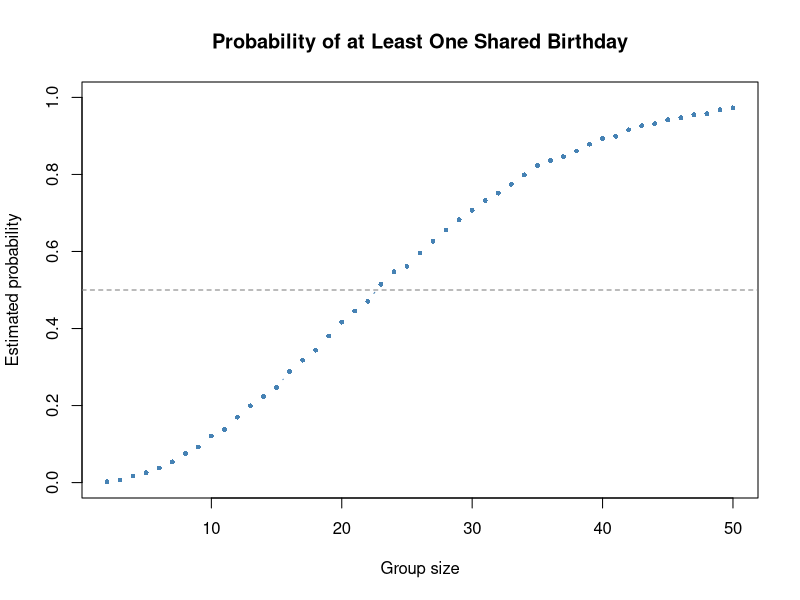

R code for this plot: (Note: this script raises an error after producing the figure.)
## ---- chunk 1
set.seed(8105)

has_shared_birthday <- function(group_size) {
  birthdays <- sample(1:365, size = group_size, replace = TRUE)
  any(duplicated(birthdays))
}

group_sizes <- 2:50
n_simulations <- 10000

birthday_results <- data.frame(
  group_size = group_sizes,
  probability = vapply(
    group_sizes,
    function(group_size) {
      mean(replicate(n_simulations, has_shared_birthday(group_size)))
    },
    numeric(1)
  )
)

plot(
  birthday_results$group_size,
  birthday_results$probability,
  type = "b",
  pch = 16,
  cex = 0.65,
  col = "steelblue",
  ylim = c(0, 1),
  xlab = "Group size",
  ylab = "Estimated probability",
  main = "Probability of at Least One Shared Birthday"
)
abline(h = 0.5, lty = 2, col = "gray50")
## ---- chunk 2
library(tidyverse)

longitudinal_data <- tibble(
  file_path = list.files(
    "data",
    pattern = "^(con|exp)_[0-9]+\\.csv$",
    full.names = TRUE
  )
) |>
  mutate(
    file_name = tools::file_path_sans_ext(basename(file_path)),
    measurements = purrr::map(
      file_path,
      read_csv,
      show_col_types = FALSE
    )
  ) |>
  select(file_name, measurements) |>
  separate_wider_delim(
    file_name,
    delim = "_",
    names = c("arm", "subject_id")
  ) |>
  unnest(measurements) |>
  pivot_longer(
    cols = starts_with("week_"),
    names_to = "week",
    names_prefix = "week_",
    names_transform = list(week = as.integer),
    values_to = "observation"
  ) |>
  mutate(
    arm = recode(arm, con = "Control", exp = "Experimental")
  ) |>
  arrange(arm, subject_id, week)

knitr::kable(head(longitudinal_data))
## ---- chunk 3
ggplot(
  longitudinal_data,
  aes(
    x = week,
    y = observation,
    color = arm,
    group = interaction(arm, subject_id)
  )
) +
  geom_line(alpha = 0.7) +
  geom_point(size = 1.3, alpha = 0.7) +
  scale_x_continuous(breaks = sort(unique(longitudinal_data$week))) +
  labs(
    title = "Weekly Observations by Study Arm",
    x = "Week",
    y = "Observation",
    color = "Study arm"
  ) +
  theme_minimal(base_size = 12)
